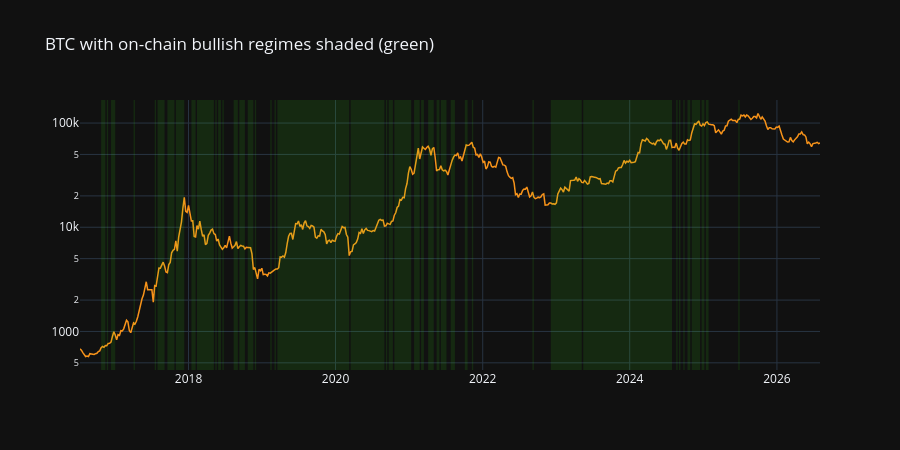

The code cell stored with this chart in its notebook:
### Code cell
first_reg = oc.filter(pl.col("regime").is_not_null())["regime"][0]
spans: list[tuple[Any, Any, int | None]] = []
start = oc["date"].min()
prev_reg: int | None = int(first_reg)
for d, r in zip(flips["date"].to_list(), flips["regime"].to_list(), strict=True):
    spans.append((start, d, prev_reg))
    start = d
    prev_reg = int(r)
spans.append((start, oc["date"].max(), prev_reg))

fig = go.Figure()
fig.add_trace(go.Scatter(
    x=oc["date"], y=np.exp(oc["log_close"]), name="BTC",
    line=dict(color="#f7931a", width=1.5),
))
for s, e, r in spans:
    if r == 1:
        fig.add_vrect(x0=s, x1=e, fillcolor="rgba(57,255,20,0.10)", line_width=0)
fig.update_layout(
    title="BTC with on-chain bullish regimes shaded (green)",
    yaxis_type="log", template="plotly_dark", height=450,
)
fig.show()

### Figure 1 — Plotly figure (JSON) as saved in the notebook; plotly's stock layout.template omitted (floating-point values rounded to 4 significant figures; data arrays with more than 128 entries replaced by an {"elided": "..."} marker saying what was removed)
{"data": [{"line": {"color": "#f7931a", "width": 1.5}, "name": "BTC", "type": "scatter", "x": {"elided": "526 str values"}, "y": {"elided": "526 float values"}}], "layout": {"height": 450, "shapes": [{"fillcolor": "rgba(57,255,20,0.10)", "line": {"width": 0}, "type": "rect", "x0": "2016-10-24", "x1": "2016-11-14", "xref": "x", "y0": 0, "y1": 1, "yref": "y domain"}, {"fillcolor": "rgba(57,255,20,0.10)", "line": {"width": 0}, "type": "rect", "x0": "2016-11-21", "x1": "2016-11-28", "xref": "x", "y0": 0, "y1": 1, "yref": "y domain"}, {"fillcolor": "rgba(57,255,20,0.10)", "line": {"width": 0}, "type": "rect", "x0": "2016-12-12", "x1": "2017-01-02", "xref": "x", "y0": 0, "y1": 1, "yref": "y domain"}, {"fillcolor": "rgba(57,255,20,0.10)", "line": {"width": 0}, "type": "rect", "x0": "2017-04-03", "x1": "2017-04-10", "xref": "x", "y0": 0, "y1": 1, "yref": "y domain"}, {"fillcolor": "rgba(57,255,20,0.10)", "line": {"width": 0}, "type": "rect", "x0": "2017-07-17", "x1": "2017-07-24", "xref": "x", "y0": 0, "y1": 1, "yref": "y domain"}, {"fillcolor": "rgba(57,255,20,0.10)", "line": {"width": 0}, "type": "rect", "x0": "2017-07-31", "x1": "2017-09-04", "xref": "x", "y0": 0, "y1": 1, "yref": "y domain"}, {"fillcolor": "rgba(57,255,20,0.10)", "line": {"width": 0}, "type": "rect", "x0": "2017-09-18", "x1": "2017-10-23", "xref": "x", "y0": 0, "y1": 1, "yref": "y domain"}, {"fillcolor": "rgba(57,255,20,0.10)", "line": {"width": 0}, "type": "rect", "x0": "2017-10-30", "x1": "2017-12-11", "xref": "x", "y0": 0, "y1": 1, "yref": "y domain"}, {"fillcolor": "rgba(57,255,20,0.10)", "line": {"width": 0}, "type": "rect", "x0": "2018-01-15", "x1": "2018-02-05", "xref": "x", "y0": 0, "y1": 1, "yref": "y domain"}, {"fillcolor": "rgba(57,255,20,0.10)", "line": {"width": 0}, "type": "rect", "x0": "2018-02-12", "x1": "2018-05-07", "xref": "x", "y0": 0, "y1": 1, "yref": "y domain"}, {"fillcolor": "rgba(57,255,20,0.10)", "line": {"width": 0}, "type": "rect", "x0": "2018-05-14", "x1": "2018-05-21", "xref": "x", "y0": 0, "y1": 1, "yref": "y domain"}, {"fillcolor": "rgba(57,255,20,0.10)", "line": {"width": 0}, "type": "rect", "x0": "2018-05-28", "x1": "2018-06-11", "xref": "x", "y0": 0, "y1": 1, "yref": "y domain"}, {"fillcolor": "rgba(57,255,20,0.10)", "line": {"width": 0}, "type": "rect", "x0": "2018-06-18", "x1": "2018-06-25", "xref": "x", "y0": 0, "y1": 1, "yref": "y domain"}, {"fillcolor": "rgba(57,255,20,0.10)", "line": {"width": 0}, "type": "rect", "x0": "2018-08-13", "x1": "2018-09-03", "xref": "x", "y0": 0, "y1": 1, "yref": "y domain"}, {"fillcolor": "rgba(57,255,20,0.10)", "line": {"width": 0}, "type": "rect", "x0": "2018-09-10", "x1": "2018-10-08", "xref": "x", "y0": 0, "y1": 1, "yref": "y domain"}, {"fillcolor": "rgba(57,255,20,0.10)", "line": {"width": 0}, "type": "rect", "x0": "2018-10-22", "x1": "2018-11-19", "xref": "x", "y0": 0, "y1": 1, "yref": "y domain"}, {"fillcolor": "rgba(57,255,20,0.10)", "line": {"width": 0}, "type": "rect", "x0": "2018-11-26", "x1": "2018-12-03", "xref": "x", "y0": 0, "y1": 1, "yref": "y domain"}, {"fillcolor": "rgba(57,255,20,0.10)", "line": {"width": 0}, "type": "rect", "x0": "2019-02-11", "x1": "2019-02-18", "xref": "x", "y0": 0, "y1": 1, "yref": "y domain"}, {"fillcolor": "rgba(57,255,20,0.10)", "line": {"width": 0}, "type": "rect", "x0": "2019-03-04", "x1": "2019-03-11", "xref": "x", "y0": 0, "y1": 1, "yref": "y domain"}, {"fillcolor": "rgba(57,255,20,0.10)", "line": {"width": 0}, "type": "rect", "x0": "2019-03-18", "x1": "2020-03-09", "xref": "x", "y0": 0, "y1": 1, "yref": "y domain"}, {"fillcolor": "rgba(57,255,20,0.10)", "line": {"width": 0}, "type": "rect", "x0": "2020-03-16", "x1": "2020-08-31", "xref": "x", "y0": 0, "y1": 1, "yref": "y domain"}, {"fillcolor": "rgba(57,255,20,0.10)", "line": {"width": 0}, "type": "rect", "x0": "2020-09-07", "x1": "2020-09-14", "xref": "x", "y0": 0, "y1": 1, "yref": "y domain"}, {"fillcolor": "rgba(57,255,20,0.10)", "line": {"width": 0}, "type": "rect", "x0": "2020-09-21", "x1": "2020-10-12", "xref": "x", "y0": 0, "y1": 1, "yref": "y domain"}, {"fillcolor": "rgba(57,255,20,0.10)", "line": {"width": 0}, "type": "rect", "x0": "2020-10-19", "x1": "2021-01-11", "xref": "x", "y0": 0, "y1": 1, "yref": "y domain"}, {"fillcolor": "rgba(57,255,20,0.10)", "line": {"width": 0}, "type": "rect", "x0": "2021-01-25", "x1": "2021-02-22", "xref": "x", "y0": 0, "y1": 1, "yref": "y domain"}, {"fillcolor": "rgba(57,255,20,0.10)", "line": {"width": 0}, "type": "rect", "x0": "2021-03-01", "x1": "2021-03-15", "xref": "x", "y0": 0, "y1": 1, "yref": "y domain"}, {"fillcolor": "rgba(57,255,20,0.10)", "line": {"width": 0}, "type": "rect", "x0": "2021-04-05", "x1": "2021-05-03", "xref": "x", "y0": 0, "y1": 1, "yref": "y domain"}, {"fillcolor": "rgba(57,255,20,0.10)", "line": {"width": 0}, "type": "rect", "x0": "2021-05-17", "x1": "2021-05-31", "xref": "x", "y0": 0, "y1": 1, "yref": "y domain"}, {"fillcolor": "rgba(57,255,20,0.10)", "line": {"width": 0}, "type": "rect", "x0": "2021-06-07", "x1": "2021-07-05", "xref": "x", "y0": 0, "y1": 1, "yref": "y domain"}, {"fillcolor": "rgba(57,255,20,0.10)", "line": {"width": 0}, "type": "rect", "x0": "2021-07-26", "x1": "2021-08-16", "xref": "x", "y0": 0, "y1": 1, "yref": "y domain"}, {"fillcolor": "rgba(57,255,20,0.10)", "line": {"width": 0}, "type": "rect", "x0": "2021-10-04", "x1": "2021-10-18", "xref": "x", "y0": 0, "y1": 1, "yref": "y domain"}, {"fillcolor": "rgba(57,255,20,0.10)", "line": {"width": 0}, "type": "rect", "x0": "2021-11-08", "x1": "2021-11-15", "xref": "x", "y0": 0, "y1": 1, "yref": "y domain"}, {"fillcolor": "rgba(57,255,20,0.10)", "line": {"width": 0}, "type": "rect", "x0": "2022-09-05", "x1": "2022-09-12", "xref": "x", "y0": 0, "y1": 1, "yref": "y domain"}, {"fillcolor": "rgba(57,255,20,0.10)", "line": {"width": 0}, "type": "rect", "x0": "2022-12-05", "x1": "2023-05-08", "xref": "x", "y0": 0, "y1": 1, "yref": "y domain"}, {"fillcolor": "rgba(57,255,20,0.10)", "line": {"width": 0}, "type": "rect", "x0": "2023-05-15", "x1": "2024-07-29", "xref": "x", "y0": 0, "y1": 1, "yref": "y domain"}, {"fillcolor": "rgba(57,255,20,0.10)", "line": {"width": 0}, "type": "rect", "x0": "2024-08-19", "x1": "2024-08-26", "xref": "x", "y0": 0, "y1": 1, "yref": "y domain"}, {"fillcolor": "rgba(57,255,20,0.10)", "line": {"width": 0}, "type": "rect", "x0": "2024-09-02", "x1": "2024-09-09", "xref": "x", "y0": 0, "y1": 1, "yref": "y domain"}, {"fillcolor": "rgba(57,255,20,0.10)", "line": {"width": 0}, "type": "rect", "x0": "2024-09-23", "x1": "2024-09-30", "xref": "x", "y0": 0, "y1": 1, "yref": "y domain"}, {"fillcolor": "rgba(57,255,20,0.10)", "line": {"width": 0}, "type": "rect", "x0": "2024-10-14", "x1": "2024-10-28", "xref": "x", "y0": 0, "y1": 1, "yref": "y domain"}, {"fillcolor": "rgba(57,255,20,0.10)", "line": {"width": 0}, "type": "rect", "x0": "2024-11-04", "x1": "2024-12-16", "xref": "x", "y0": 0, "y1": 1, "yref": "y domain"}, {"fillcolor": "rgba(57,255,20,0.10)", "line": {"width": 0}, "type": "rect", "x0": "2024-12-23", "x1": "2025-01-06", "xref": "x", "y0": 0, "y1": 1, "yref": "y domain"}, {"fillcolor": "rgba(57,255,20,0.10)", "line": {"width": 0}, "type": "rect", "x0": "2025-01-13", "x1": "2025-01-27", "xref": "x", "y0": 0, "y1": 1, "yref": "y domain"}, {"fillcolor": "rgba(57,255,20,0.10)", "line": {"width": 0}, "type": "rect", "x0": "2025-06-23", "x1": "2025-06-30", "xref": "x", "y0": 0, "y1": 1, "yref": "y domain"}], "title": {"text": "BTC with on-chain bullish regimes shaded (green)"}, "yaxis": {"type": "log"}}}
